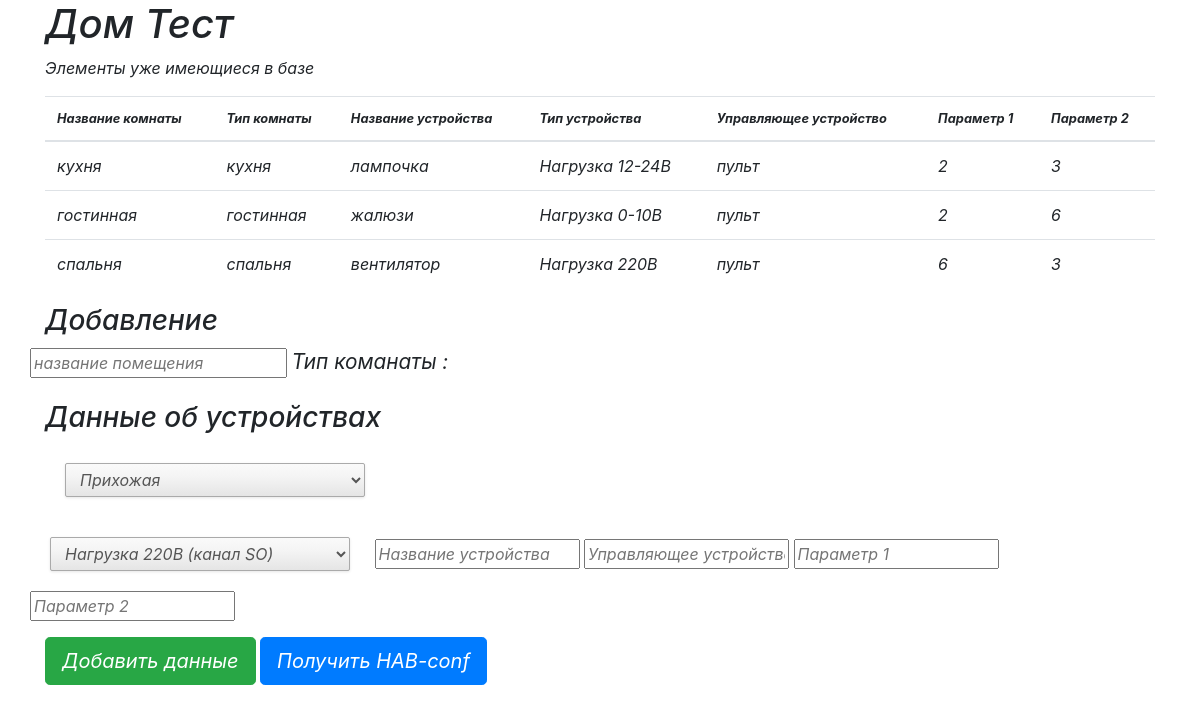
Before: / with the older database file.
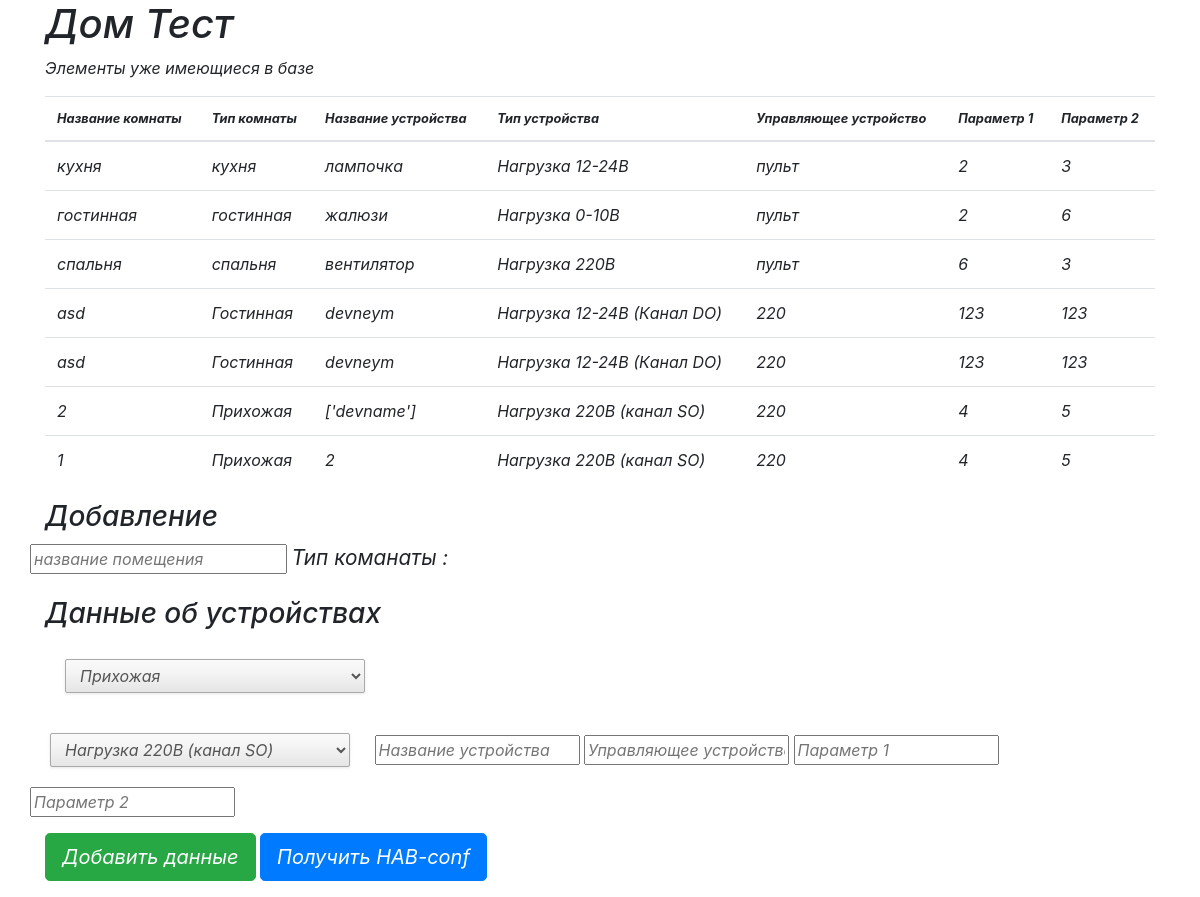
After: the same page with the newer database file.
### device/models.py (models this page shows, shortened)
class Devices(models.Model):
    room_name = models.CharField(max_length=200)
    room_type = models.CharField(max_length=200)
    dev_name = models.CharField(max_length=200)
    dev_type = models.CharField(max_length=200)
    main_dev = models.CharField(max_length=200)
    param_1 = models.IntegerField()
    param_2 = models.IntegerField()
    ch_addr = models.IntegerField()
    def __str__(self):
        return self.room_name

### device/views.py (the view, shortened to what this page needs)
# urls.py: url(r'^$', views.dev_list, name='dev_list'),
def dev_list(request):
    context = {'devices': Devices.objects.all()}
    return render(request, 'device/dev_main.html', context)

### device/templates/device/dev_main.html (shortened to what this page needs)
<!DOCTYPE html>
{% load staticfiles %}
<html lang="en">
  <head>
    <link href="css/bootstrap.min.css" rel="stylesheet">
    <link rel="stylesheet" href="https://cdn.jsdelivr.net/bootstrap/4.0.0-alpha.6/css/bootstrap.min.css">
    <link rel="stylesheet" href="{% static 'css/device.css' %}">
  </head>
  <body>
  <div class="container theme-showcase" role="main">
  <div>
        <h1>Дом Тест</h1>
        <p>Элементы уже имеющиеся в базе</p>
  </div>
  <table class="table">
        <thead>
                <tr>
                <th>Название комнаты</th>
                <th>Тип комнаты</th>
                <th>Название устройства</th>
                <th>Тип устройства</th>
                <th>Управляющее устройство</th>
                <th>Параметр 1</th>
                <th>Параметр 2</th>
                </tr>
        </thead>
            <tbody>
            {% for par in devices %}
              <tr>
                <td>{{par.room_name}}</td>
                <td>{{par.room_type}}</td>
                <td>{{par.dev_name}}</td>
                <td>{{par.dev_type}}</td>
                <td>{{par.main_dev}}</td>
                <td>{{par.param_1}}</td>
                <td>{{par.param_2}}</td>
              </tr>
            {% endfor %}
            </tbody>
          </table>
        <div>
            <h3>Добавление</h3>
        </div>
           <div class=row><table1 class="table">
               <input name="name" type="text" class="w3-input w3-border w3-light-grey" size="20" placeholder="название помещения" >
               <label font-style: italic>Тип команаты :</label>
           </table1></div>
           <h3>Данные об устройствах</h3>
               <select id="soflow" name="example">
                <option value="Прихожая">Прихожая</option>
            </select>
        <div class="row"><table1 class="table">
            <select id="soflow" name="devtype" >
                <option value="Нагрузка 220В (канал SO)">Нагрузка 220В (канал SO)</option>
            </select>
               <input name="devname" type="text" class="w3-input w3-border w3-light-grey" size="15" placeholder="Название устройства" >
               <input name="dev" type="text" class="w3-input w3-border w3-light-grey" size="15" placeholder="Управляющее устройство" >
               <input name="p1" type="text" class="w3-input w3-border w3-light-grey" size="15" placeholder="Параметр 1" >
               <input name="p2" type="text" class="w3-input w3-border w3-light-grey" size="15" placeholder="Параметр 2" >
           </table1></div>
           <p>
          <input type="submit" class="btn btn-lg btn-success" value="Добавить данные"/>
        <a href="/conf" class="btn btn-lg btn-primary">Получить HAB-conf</a>
          </p>
  </body>
</html>

### device/static/css/device.css (style rules this page uses)
h1 { font-style: italic; }
td { font-style: italic; }
th { font-style: italic; }
h3 { font-style: italic; }
p { font-style: italic; }
thead { font-size: 80%; }
input { font-style: italic }
select { font-style: italic }
label { font-style: italic; font-size: 130%; }
select#soflow, select#soflow-color { -webkit-appearance: button; -webkit-border-radius: 2px; -webkit-box-shadow: 0px 1px 3px rgba(0, 0, 0, 0.1); -webkit-padding-end: 20px; -webkit-padding-start: 2px; -webkit-user-select: none; background-image: url(http://i62.tinypic.com/15xvbd5.png), -webkit-linear-gradient(#FAFAFA, #F4F4F4 40%, #E5E5E5); background-position: 97% center; background-repeat: no-repeat; border: 1px solid #AAA; color: #555; font-size: inherit; margin: 20px; overflow: hidden; padding: 5px 10px; text-overflow: ellipsis; white-space: nowrap; width: 300px; }

Changed rows visible on the page:
added Devices: room_name "asd", room_type "Гостинная", dev_name "devneym", dev_type "Нагрузка 12-24В (Канал DO)", main_dev "220", param_1 "123", param_2 "123"
added Devices: room_name "asd", room_type "Гостинная", dev_name "devneym", dev_type "Нагрузка 12-24В (Канал DO)", main_dev "220", param_1 "123", param_2 "123"
added Devices: room_name "2", room_type "Прихожая", dev_name "['devname']", dev_type "Нагрузка 220В (канал SO)", main_dev "220", param_1 "4", param_2 "5"
added Devices: room_name "1", room_type "Прихожая", dev_name "2", dev_type "Нагрузка 220В (канал SO)", main_dev "220", param_1 "4", param_2 "5"
